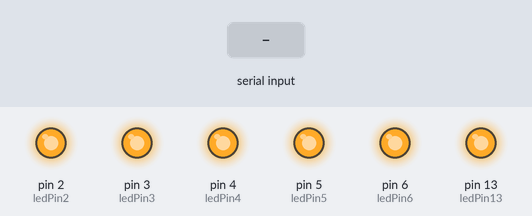
Recording of a sketch running on a simulated Arduino Leonardo, built with avr-gcc and run on an emulated ATmega32U4. Shown: output pins drawn as LEDs (lit = HIGH). Inputs (shaded band) come from the test bench. What the sketch prints to the serial monitor is not drawn.

Above: at 1.2 s.
1.3 s: byte 32 (32) received over Serial
At 1.6 s:
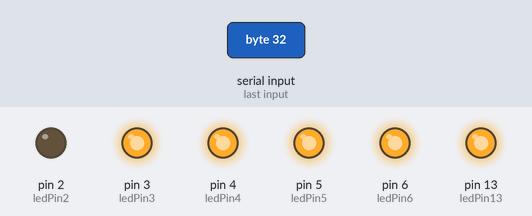
4.3 s: "a" received over Serial
At 6.6 s:
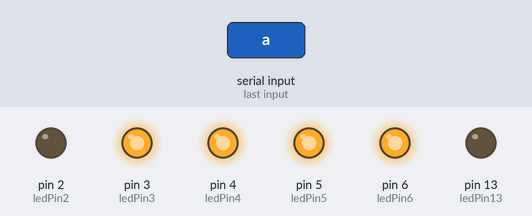
7.3 s: byte 102 (102) received over Serial
At 9.3 s:
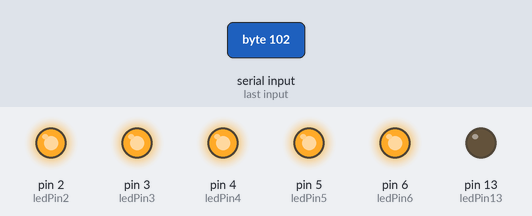
9.8 s: byte 103 (103) received over Serial
At 10.5 s:
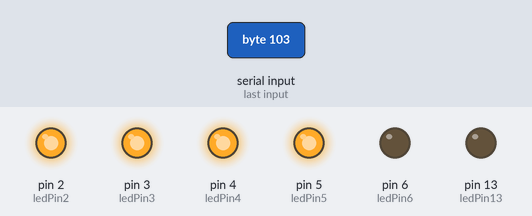
12.3 s: "s" received over Serial
At 13.1 s:
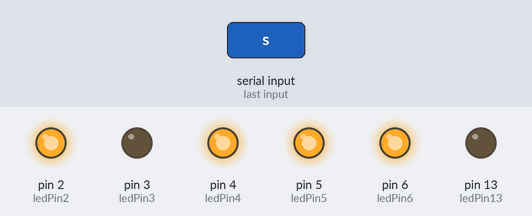
14.8 s: "d" received over Serial
At 15.5 s:
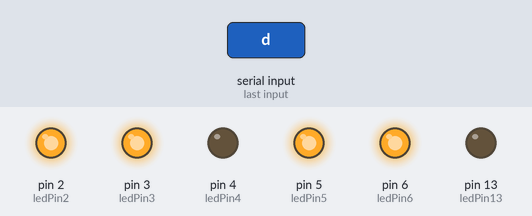
Timing chart, 0 to 17.8 s (numbered marks = the images above; inputs shaded):
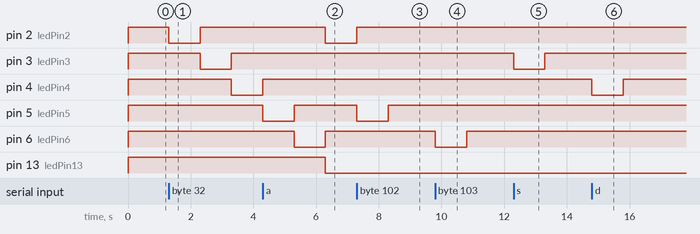

The sketch:

RobotArmArduinoTest.ino
```cpp
/// COGNITIVE LEGO - ROBOT ARM - This Arduino code is meant to be LISTENING for serial commands from R
///

// #include <Servo.h>
#include <Keyboard.h>

int moveServo;           // raw user input

const int ledPin2 =  2;      // the number of the LED pin
const int ledPin3 =  3;      // the number of the LED pin
const int ledPin4 =  4;      // the number of the LED pin
const int ledPin5 =  5;      // the number of the LED pin
const int ledPin6 =  6;      // the number of the LED pin
const int ledPin13 =  13;      // the number of the LED pin

void setup() {
 Serial.begin(9600);
 Serial.println("      Arduino Serial Servo Control");
 Serial.println("Press < or > to move, spacebar to center");
 Serial.println();


  pinMode(ledPin2, OUTPUT);
  pinMode(ledPin3, OUTPUT);
  pinMode(ledPin4, OUTPUT);
  pinMode(ledPin5, OUTPUT);
  pinMode(ledPin6, OUTPUT);
  pinMode(ledPin13, OUTPUT);


  digitalWrite(ledPin2, HIGH);
  digitalWrite(ledPin3, HIGH);
  digitalWrite(ledPin4, HIGH);
  digitalWrite(ledPin5, HIGH);
  digitalWrite(ledPin6, HIGH);
  digitalWrite(ledPin13, HIGH);

}

void loop() {
 // wait for serial input
 if (Serial.available() > 0) {
   moveServo = Serial.read();     // read the incoming byte:


////// LEDS AND MOTORS

   if (moveServo == 97) // 'a' is Claw Close
   {
    digitalWrite(ledPin13, LOW); // this is for the polarity of volatage
    digitalWrite(ledPin2, LOW);   /// CLAW
    delay(1000);
    digitalWrite(ledPin2, HIGH); // RESTORE
   }


   if (moveServo == 122) // 'z' is Claw Open
   {
    digitalWrite(ledPin13, HIGH); // this is for the polarity of volatage
    digitalWrite(ledPin2, LOW);   /// CLAW
    delay(1000);
    digitalWrite(ledPin2, HIGH); // RESTORE
   }


   if (moveServo == 115) // 's' is Wrist CLose
   {
    digitalWrite(ledPin13, LOW); // this is for the polarity of volatage
    digitalWrite(ledPin3, LOW);   /// CLAW
    delay(1000);
    digitalWrite(ledPin3, HIGH); // RESTORE
   }


   if (moveServo == 120) // 'x' is Wrist Open
   {
    digitalWrite(ledPin13, HIGH); // this is for the polarity of volatage
    digitalWrite(ledPin3, LOW);   /// CLAW
    delay(1000);
    digitalWrite(ledPin3, HIGH); // RESTORE
   }


   if (moveServo == 100) // 'd' is Elbow Close
   {
    digitalWrite(ledPin13, LOW); // this is for the polarity of volatage
    digitalWrite(ledPin4, LOW);   /// CLAW
    delay(1000);
    digitalWrite(ledPin4, HIGH); // RESTORE
   }


   if (moveServo == 99) // 'c' is Elbow Open
   {
    digitalWrite(ledPin13, HIGH); // this is for the polarity of volatage
    digitalWrite(ledPin4, LOW);   /// CLAW
    delay(1000);
    digitalWrite(ledPin4, HIGH); // RESTORE
   }


   if (moveServo == 102) // 'f' is SHoulder Close
   {
    digitalWrite(ledPin13, LOW); // this is for the polarity of volatage
    digitalWrite(ledPin5, LOW);   ///
    delay(1000);
    digitalWrite(ledPin5, HIGH); // RESTORE
   }


   if (moveServo == 118) // 'v' is Shoulder Open
   {
    digitalWrite(ledPin13, HIGH); // this is for the polarity of volatage
    digitalWrite(ledPin5, LOW);   ///
    delay(1000);
    digitalWrite(ledPin5, HIGH); // RESTORE
   }


   if (moveServo == 103) // 'g' is ROtate Left
   {
    digitalWrite(ledPin13, LOW); // this is for the polarity of volatage
    digitalWrite(ledPin6, LOW);   /// CLAW
    delay(1000);
    digitalWrite(ledPin6, HIGH); // RESTORE
   }


   if (moveServo == 98) // 'b' is ROtate RIght
   {
    digitalWrite(ledPin13, HIGH); // this is for the polarity of volatage
    digitalWrite(ledPin6, LOW);   ///
    delay(1000);
    digitalWrite(ledPin6, HIGH); // RESTORE
   }


   if (moveServo == 32) // ' ' is space for reset  //
   {
    digitalWrite(ledPin13, HIGH); // this is for the polarity of volatage - each cycle

    // OK - crude way to cycle through the relays for 2,3,4,5,6,
    digitalWrite(ledPin2, LOW);   /// CLAW
    delay(1000);
    digitalWrite(ledPin2, HIGH); // WRIST restore this before moving on
    digitalWrite(ledPin3, LOW);  // pull low to activate for 1 second
    delay(1000);
    digitalWrite(ledPin3, HIGH);  // ELBOW
    digitalWrite(ledPin4, LOW);
    delay(1000);
    digitalWrite(ledPin4, HIGH);  // SHOULDER
    digitalWrite(ledPin5, LOW);
    delay(1000);
    digitalWrite(ledPin5, HIGH);   // WAIST
    digitalWrite(ledPin6, LOW);   //
    delay(1000);
    digitalWrite(ledPin6, HIGH);   // restore before moving on
   }

}

}
```

Measured:
- after the input at 1.3 s, pin 2 (ledPin2): HIGH → LOW at once, → HIGH 1.0 s later; pin 3 (ledPin3): HIGH → LOW after 1.0 s, → HIGH 1.0 s later; pin 4 (ledPin4): HIGH → LOW after 2.0 s
- after the input at 4.3 s, pin 2 (ledPin2), pin 13 (ledPin13): HIGH → LOW after 2.0 s
- after the input at 7.3 s, pin 5 (ledPin5): HIGH → LOW at once, → HIGH 1.0 s later
- after the input at 9.8 s, pin 6 (ledPin6): HIGH → LOW at once, → HIGH 1.0 s later
- after the input at 12.3 s, pin 3 (ledPin3): HIGH → LOW at once, → HIGH 1.0 s later
- after the input at 14.8 s, pin 4 (ledPin4): HIGH → LOW at once, → HIGH 1.0 s later
